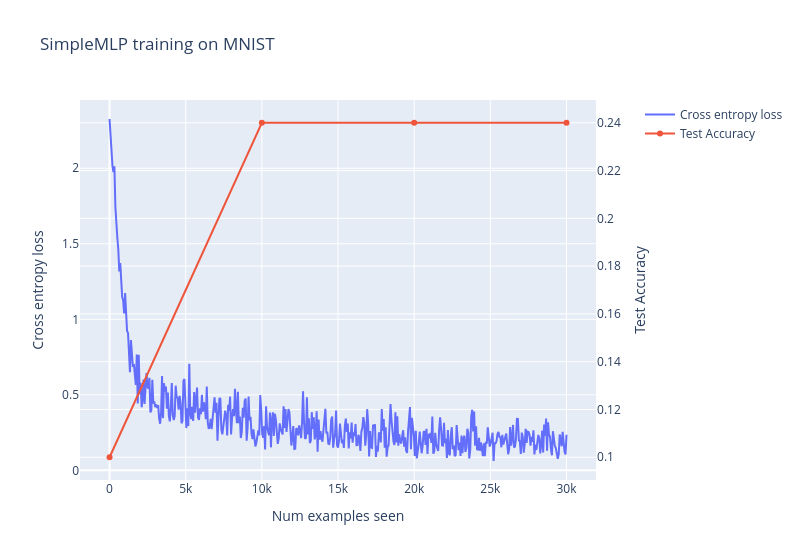

The notebook cell saved with this chart:
### Markdown cell above
CROSS_ENTROPY from distribution p related to distribution q: $$ \begin{aligned} H(q, p) &= -\sum_{n} q(n) \log p(n) \end{aligned} $$

PyTorch definition: $$ \ell(x, y)=\frac{1}{N}\sum_{n=1}^{N} l_n, \quad l_n=-\sum_{c=1}^C w_c \log \frac{\exp \left(x_{n, c}\right)}{\sum_{i=1}^C \exp \left(x_{n, i}\right)} y_{n, c} $$

Pytorch expects unnormalized logits to be passed into the cross entropy function, but later is converted into probabilities using the softmax function:

$p_{n, c} = \frac{\exp{(x_{n, c})}}{\sum^{C}_{c^` = 1}\exp{(x_{n, c^`})}}$

KL divergence and cross entropy differ by an amount which is independent of the model's predictions, so minimizing cross entropy is equivalent to minimizing KL divergence

### Code cell
@dataclass
class SimpleMLPTrainingArgs:
    """
    Defining this class implicitly creates an __init__ method, which sets arguments as below, e.g.
    self.batch_size=64. Any of these fields can also be overridden when you create an instance, e.g.
    SimpleMLPTrainingArgs(batch_size=128).
    """

    batch_size: int = 64
    epochs: int = 3
    learning_rate: float = 1e-3


def train(args: SimpleMLPTrainingArgs) -> tuple[list[float], SimpleMLP]:
    """
    Trains & returns the model, using training parameters from the `args` object. Returns the model,
    and loss list.
    """
    model = SimpleMLP().to(device)

    mnist_trainset, _ = get_mnist()
    mnist_trainloader = DataLoader(mnist_trainset, batch_size=args.batch_size, shuffle=True)
    mnist_testloader = DataLoader(mnist_testset, batch_size=args.batch_size, shuffle=True)

    optimizer = t.optim.Adam(model.parameters(), lr=args.learning_rate)
    loss_list = []
    accuracy_list = []
    accuracy = 0.0

    for epoch in range(args.epochs):
        pbar = tqdm(mnist_trainloader)

        for imgs, labels in pbar:
            # Move data to device, perform forward pass
            imgs, labels = imgs.to(device), labels.to(device)
            logits = model(imgs)

            # Calculate loss, perform backward pass
            loss = F.cross_entropy(logits, labels)
            loss.backward()
            optimizer.step()
            optimizer.zero_grad()
            
            loss_list.append(loss.item())
            pbar.set_postfix(epoch=f"{epoch + 1}/{args.epochs}", loss=f"{loss:.3f}")
            
        num_correct_classifications = 0        
        for imgs_v, labels_v in mnist_testloader:
            imgs_v, labels_v = imgs.to(device), labels.to(device)
            with t.inference_mode():
                logits_v = model(imgs_v)
            
            predictions = t.argmax(logits_v, dim=1)
            num_correct_classifications += (predictions == labels_v).sum().item()

        # Update logs & progress bar
        accuracy = num_correct_classifications / len(mnist_testset)
        accuracy_list.append(accuracy)
            
    return loss_list, accuracy_list, model


args = SimpleMLPTrainingArgs()
loss_list, accuracy_list, model = train(args)

line(
    y=[loss_list, [0.1] + accuracy_list],  # we start by assuming a uniform accuracy of 10%
    use_secondary_yaxis=True,
    x_max=args.epochs * len(mnist_trainset),
    labels={"x": "Num examples seen", "y1": "Cross entropy loss", "y2": "Test Accuracy"},
    title="SimpleMLP training on MNIST",
    width=800,
)

### Figure 1 — Plotly figure (JSON) as saved in the notebook; plotly's stock layout.template omitted (floating-point values rounded to 4 significant figures; data arrays with more than 128 entries replaced by an {"elided": "..."} marker saying what was removed)
{"data": [{"name": "Cross entropy loss", "type": "scatter", "x": {"elided": "471 float values"}, "xaxis": "x", "y": {"elided": "471 float values"}, "yaxis": "y"}, {"name": "Test Accuracy", "type": "scatter", "x": [0.0, 10000.0, 20000.0, 30000.0], "xaxis": "x", "y": [0.1, 0.24, 0.24, 0.24], "yaxis": "y2"}], "layout": {"hovermode": "x unified", "title": {"text": "SimpleMLP training on MNIST"}, "width": 800, "xaxis": {"anchor": "y", "domain": [0, 0.94], "title": {"text": "Num examples seen"}}, "yaxis": {"anchor": "x", "domain": [0, 1], "title": {"text": "Cross entropy loss"}}, "yaxis2": {"anchor": "x", "overlaying": "y", "side": "right", "title": {"text": "Test Accuracy"}}}}
